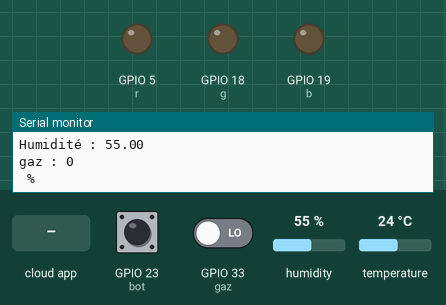
Bench run of a sketch on a simulated ESP32. On the bench: output pins drawn as LEDs (lit = HIGH), the last lines printed to the serial monitor. The test bench sets the inputs (shaded band); at power-on: GPIO 23 (bot) LOW, GPIO 33 (gaz) LOW, humidity 55 %, temperature 24 °C. WiFi joins after 1.5 s; servers stay silent unless stated; the Firebase database answers and starts empty.

Above: at 3.2 s.
3.3 s: the phone or cloud app sets V to 1
At 4.7 s:
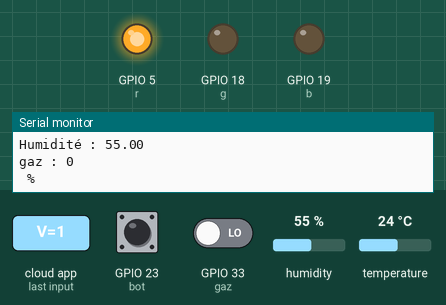
5.4 s: the phone or cloud app sets a to 1
At 6.1 s:
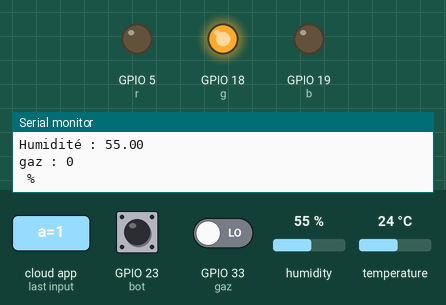
7.3 s: the phone or cloud app sets a to 0
At 8.5 s:
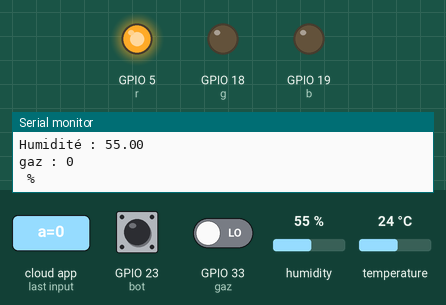
9.2 s: the phone or cloud app sets V to 0
At 10.0 s:
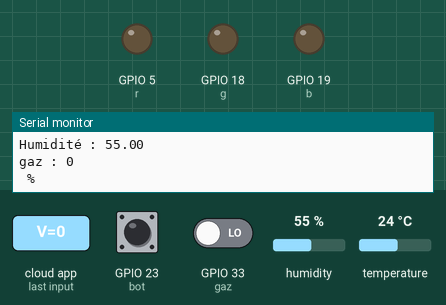
Timing chart, 0 to 12.1 s (numbered marks = the images above; inputs shaded):
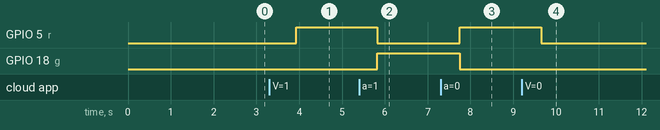

Measured:
- after the input at 3.3 s, GPIO 5 (r): LOW → HIGH after 0.63 s
- after the input at 5.4 s, GPIO 5 (r): HIGH → LOW after 0.43 s; GPIO 18 (g): LOW → HIGH after 0.43 s
- after the input at 7.3 s, GPIO 5 (r): LOW → HIGH after 0.45 s; GPIO 18 (g): HIGH → LOW after 0.45 s
- after the input at 9.2 s, GPIO 5 (r): HIGH → LOW after 0.45 s

The sketch:

fareshighAPP.ino
```cpp
#include <FirebaseESP32.h>
#include <WiFi.h>
#include <DHT.h>
#define WIFI_SSID "Galaxy32"
#define WIFI_PASSWORD "12345678"
#define FIREBASE_HOST "https://tempapp-593c8-default-rtdb.firebaseio.com/"
#define FIREBASE_AUTH "N0mhfRGO9ZEzhBpmV7uXDJ7sREkX1RiA9z6KIu7E"
WiFiClient client;
FirebaseData firebaseData;
int gaz = 33;
int V = 0;
int r=5;
int g =18;
int b=19;
int bot =23;
#define DHTPIN 4
#define DHTTYPE DHT11

DHT dht(DHTPIN, DHTTYPE);
void setup() {
Serial.begin(9600);
dht.begin();
pinMode(r,OUTPUT);
pinMode(g,OUTPUT);
pinMode(b,OUTPUT);
pinMode(gaz,INPUT);
pinMode(bot,INPUT);
// Connect to Wi-Fi
WiFi.begin(WIFI_SSID, WIFI_PASSWORD);
while (WiFi.status() != WL_CONNECTED) {
delay(1000);
Serial.println("Connecting to WiFi...");
}
Serial.println("Connected to WiFi");
// Connect to Firebase
Firebase.begin(FIREBASE_HOST, FIREBASE_AUTH);
Serial.println("Connected to Firebase");
}
void loop() {
delay(1000); // Attendez 2 secondes entre chaque lecture.
float temperature = dht.readTemperature();
float humidity = dht.readHumidity();
int gazv=digitalRead(gaz);
int botv=digitalRead(bot);
if (isnan(temperature) || isnan(humidity)) {
Serial.println("Erreur lors de la lecture des données du DHT11");
} else {
Serial.print("Température : ");
Serial.print(temperature);
Serial.println(" °C");
Serial.print("Humidité : ");
Serial.println(humidity);
Serial.print("gaz : ");
Serial.println(gazv);
Serial.println(" %");
Firebase.setFloat(firebaseData, "/sensors/temp", temperature);
Firebase.setFloat(firebaseData, "/sensors/hum", humidity);
Firebase.setInt(firebaseData, "/sensors/gaz", gazv);
Firebase.setInt(firebaseData, "/sensors/bot", botv);
}
Firebase.getInt(firebaseData, "/V");
int V = firebaseData.intData();
Firebase.getInt(firebaseData, "/a");
int a = firebaseData.intData();

   if(V==0){
        analogWrite(r,0);
    analogWrite(g,0);
    analogWrite(b,0);

  }
   if(a==0 && V==1){
    analogWrite(r,255);
    analogWrite(g,0);
    analogWrite(b,0);

  }
   else if(a==1 && V==1){
    analogWrite(r,0);
    analogWrite(g,255);
    analogWrite(b,0);

  }
     else if(a==2 && V==1){
    analogWrite(r,0);
    analogWrite(g,0);
    analogWrite(b,255);

  }
     else if(a==3 && V==1){
    analogWrite(r,255);
    analogWrite(g,255);
    analogWrite(b,0);

  }
     else if(a==4  && V==1){
    analogWrite(r,255);
    analogWrite(g,255);
    analogWrite(b,255);

  }
     else if(a==5 && V==1){
    analogWrite(r,66);
    analogWrite(g,4);
    analogWrite(b,17);

  }
     else if(a==6 && V==1){
    analogWrite(r,239);
    analogWrite(g,125);
    analogWrite(b,244);

  }
     else if(a==7 && V==1){
    analogWrite(r,85);
    analogWrite(g,10);
    analogWrite(b,131);

  }
     else if(a==8 && V==1){
    analogWrite(r,174);
    analogWrite(g,168);
    analogWrite(b,177);

  }
     else if( a==9 && V==1){
    analogWrite(r,238);
    analogWrite(g,84);
    analogWrite(b,60);

  }


}
```
